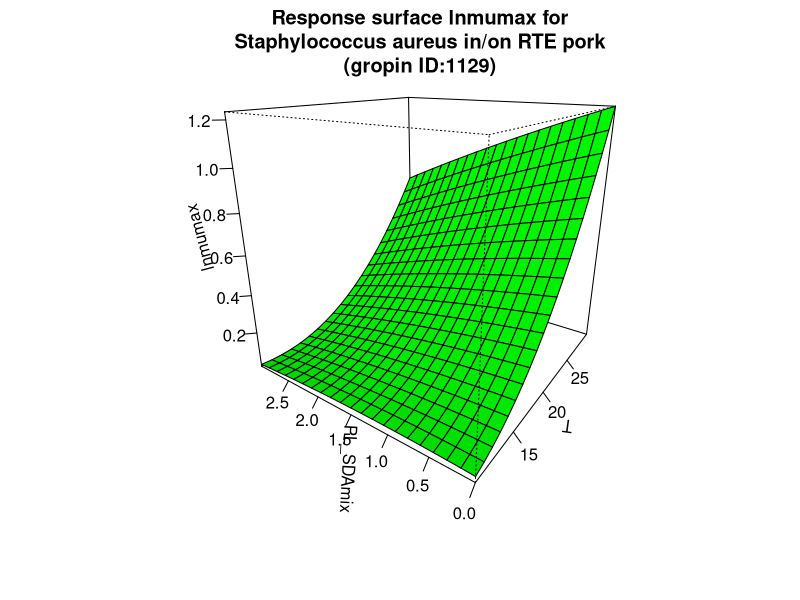

Recreate this plot in R.
#############################
# start of Parameter script
#############################
T <- seq(10.01,29.97002997003,length.out=21)
PL_SDAmix <- seq(0,2.997002997003,length.out=21)
#############################
# end of Parameter script
#############################
############################# 
# start of Model script Gropin ID 1129 
#############################
 
# constant coefficients for this model
 
variables <- data.frame(T,PL_SDAmix)
argumentsPar <- expand.grid(variables)
 
# heart of the model
response_surface <- function(T,PL_SDAmix) {
   mumax <-0.1312-0.0322*T+0.0972*PL_SDAmix-0.0080*T*PL_SDAmix+0.0023*(T^2)-0.0076*(PL_SDAmix^2)

return(mumax=mumax)
} 

# output parameters
responseSurface <- cbind(argumentsPar,response_surface(argumentsPar['T'],argumentsPar['PL_SDAmix']))
colnames(responseSurface) <- c(colnames(argumentsPar),'lnmumax')
#############################
# End of Model script
#############################
############################# 
# start of Visualisation script Gropin ID 1129 
#############################
persp(T,PL_SDAmix,matrix(unlist(responseSurface$'lnmumax'),nrow=21),col = 'green',xlab='T',ylab='PL_SDAmix',zlab='lnmumax',main='Response surface lnmumax for
Staphylococcus aureus in/on RTE pork
(gropin ID:1129)',theta=305,phi=20,shade=0.25,ticktype = 'detailed')
#############################
# End of Visualisation script
#############################
